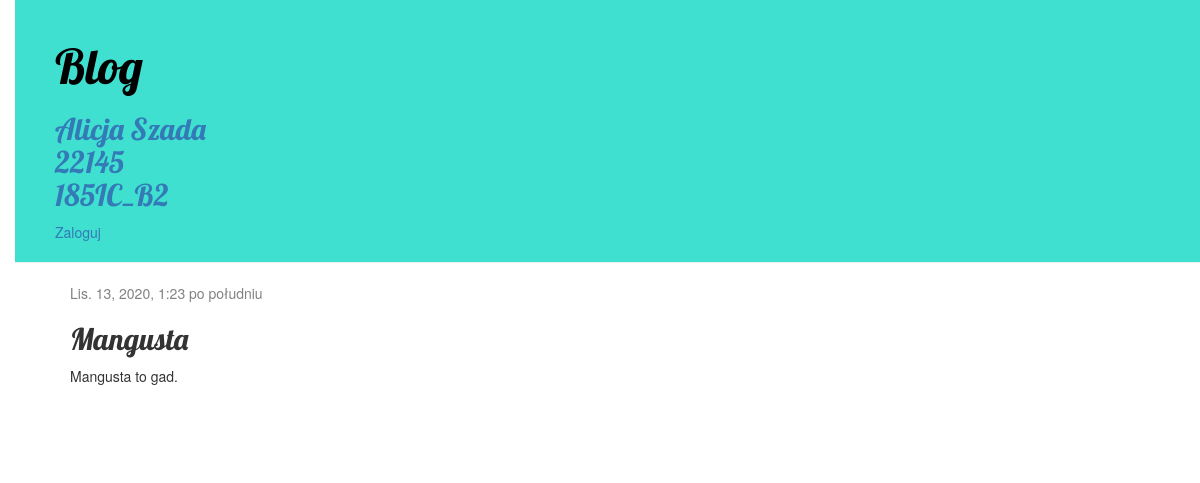
The app's page /post/1/ with its own data.
### blog/models.py (models this page shows, shortened)
class Post(models.Model):
    author = models.ForeignKey('auth.User', on_delete=models.CASCADE)
    title = models.CharField(max_length=200)
    text = models.TextField()
    created_date = models.DateTimeField(
            default=timezone.now)
    published_date = models.DateTimeField(
            blank=True, null=True)

### blog/views.py (the view)
# urls.py: path('post/<int:pk>/', views.post_detail, name='post_detail'),
def post_detail(request, pk):
    post = get_object_or_404(Post, pk=pk)
    return render(request, 'blog/post_detail.html', {'post': post})

### blog/templates/blog/post_detail.html (shortened to what this page needs)
{% extends 'blog/base.html' %}
{% block content %}
    <div class="post">
        {% if post.published_date %}
            <div class="date">
                {{ post.published_date }}
            </div>
        {% endif %}
        <h2>{{ post.title }}</h2>
        <p>{{ post.text|linebreaksbr }}</p>
    </div>
{% endblock %}

### static/css/blog-css.css (style rules this page uses)
body { padding-left: 15px; }
h1, h2, h3, h4 { font-family: 'Lobster', cursive; }
.date { color: #828282; }
.post { margin-bottom: 70px; }

### records on screen
Post: published_date "Lis. 13, 2020, 1:23 po południu", title "Mangusta", text "Mangusta to gad."
